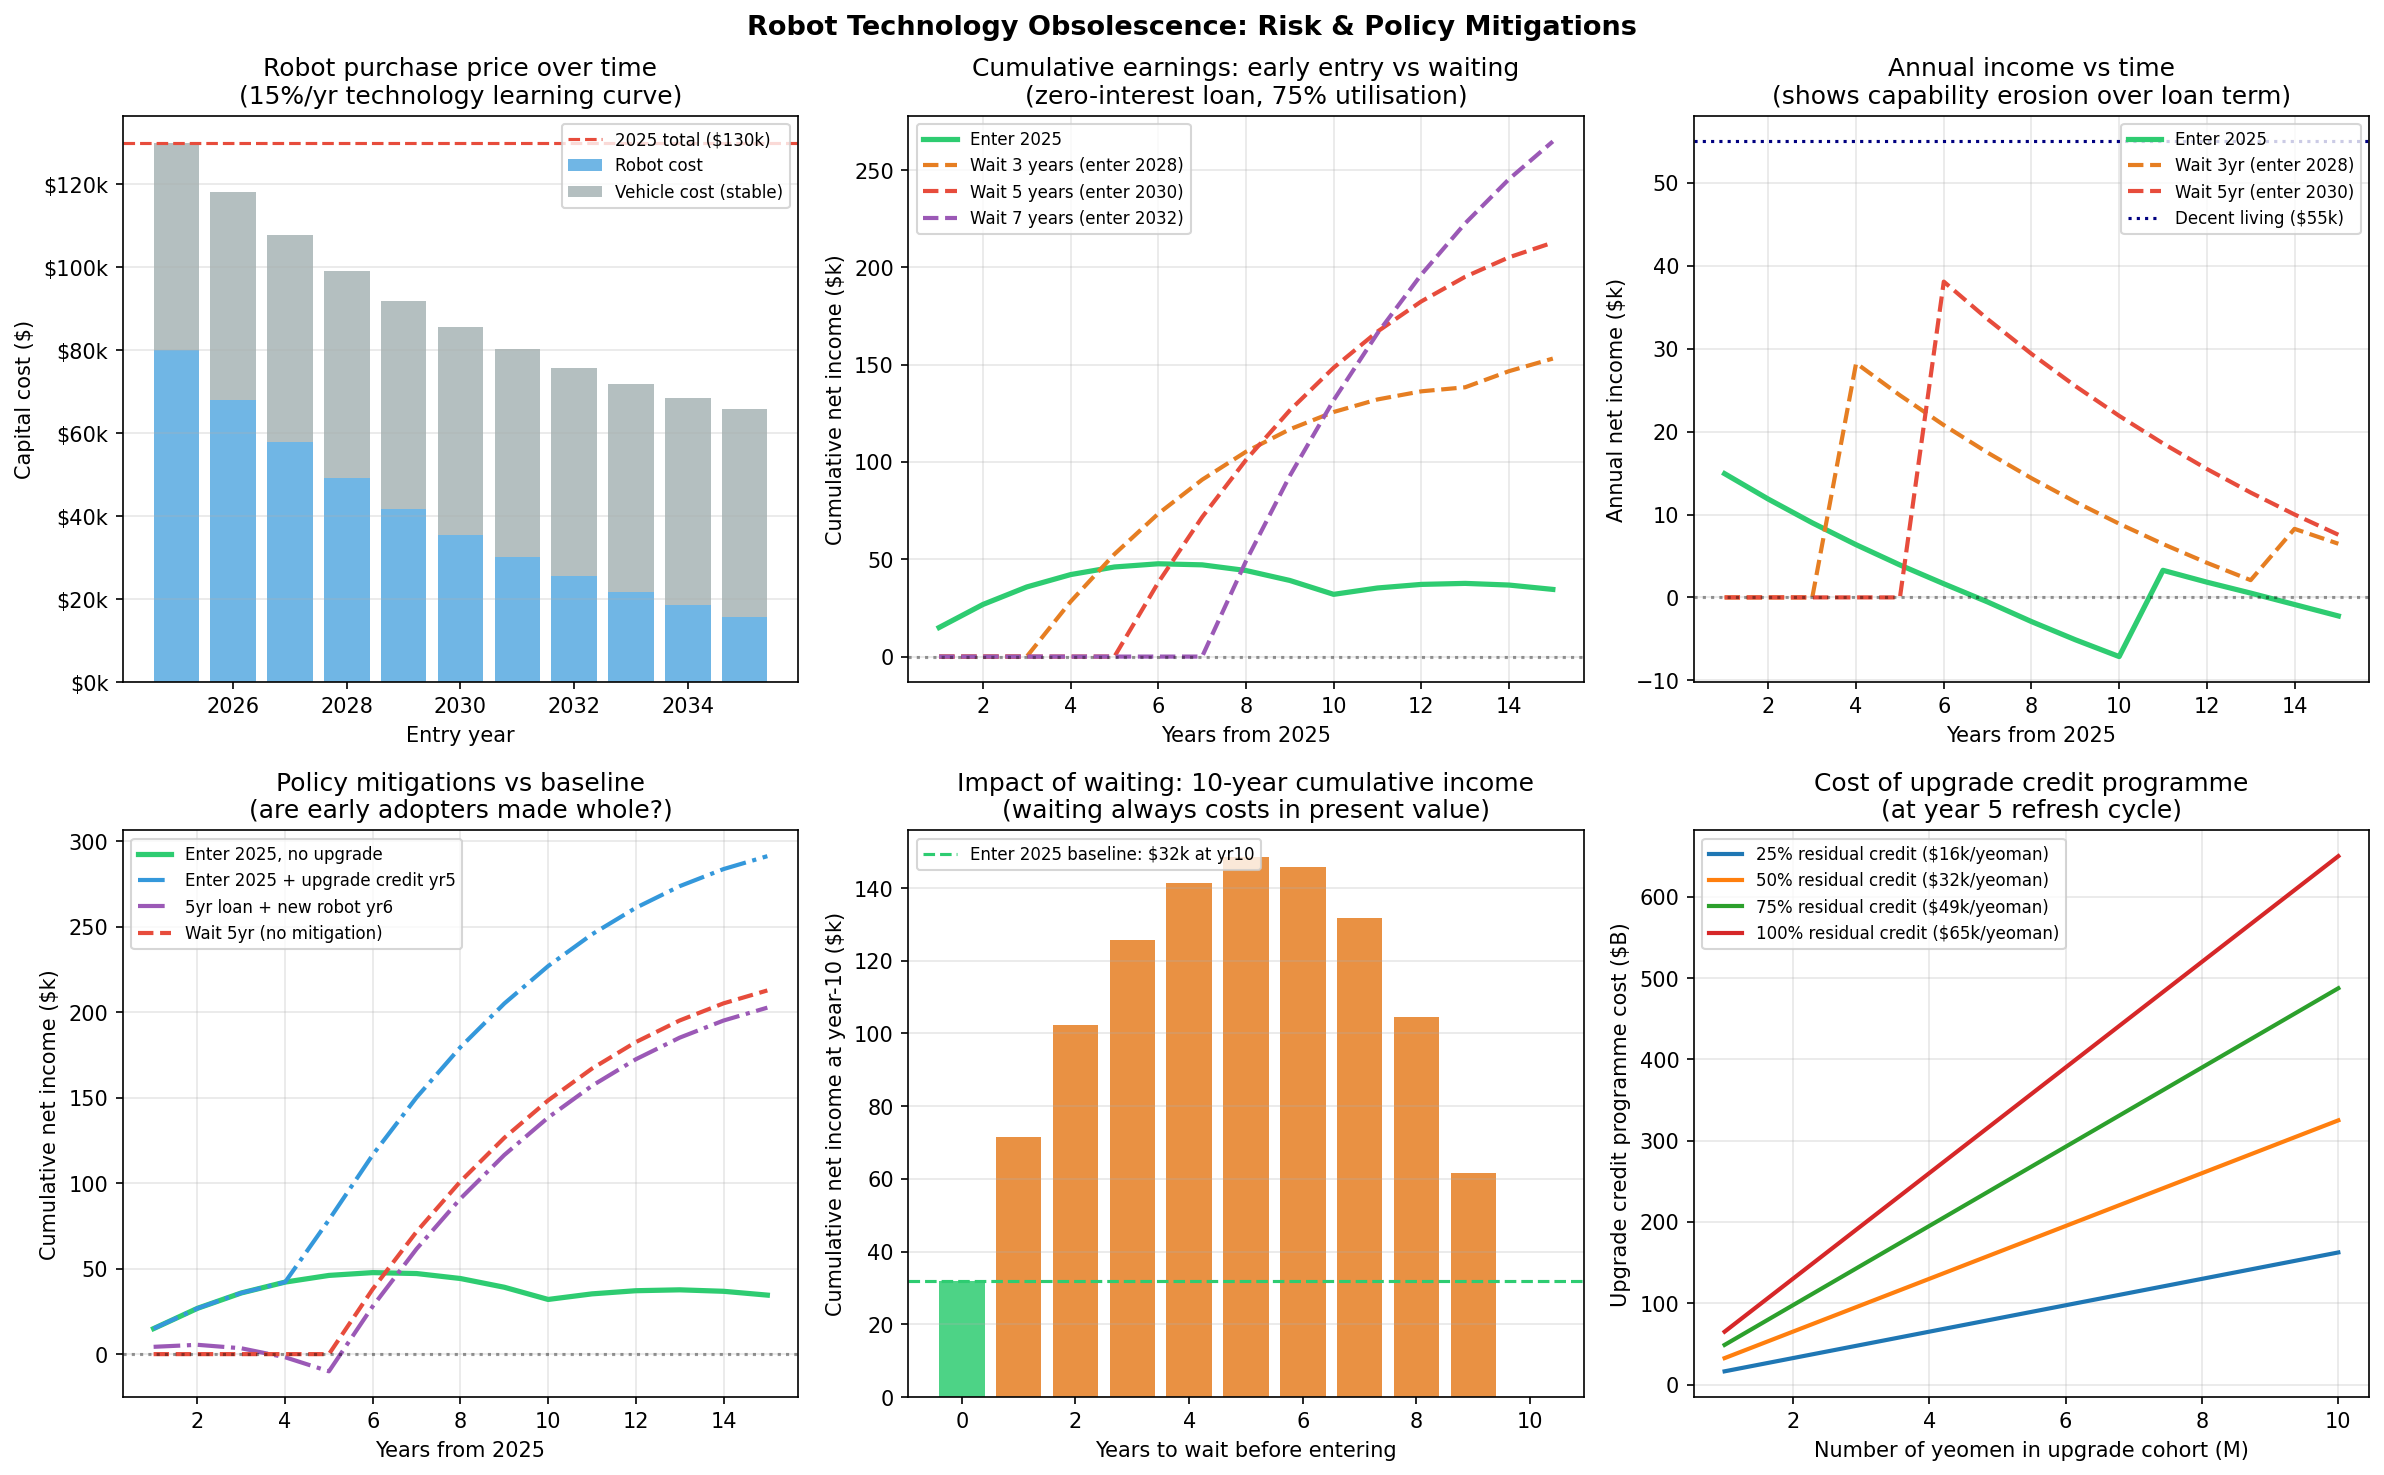

Generate this figure with Python:
"""
Robot Technology Obsolescence Risk Model
=========================================
Question: If I finance a robot early and technology improves, am I disadvantaged
compared to someone who waits for cheaper, more capable robots?

Key tensions:
  1. Technology price curve: robots get ~15% cheaper per year (learning curve)
  2. Capability improvement: new robots earn more (better specs, less downtime)
  3. But early adopter earns income during the waiting period the late adopter misses
  4. And early adopter may be locked into loan repayments on depreciating asset

This model:
  A. Quantifies the obsolescence gap (how bad is it really?)
  B. Shows where early-mover income offsets the technology cost
  C. Designs three policy mechanisms to neutralise the disadvantage:
       - Upgrade credit (govt pays off residual, yeoman re-enters programme)
       - Shortened loan terms for fast-moving tech
       - Performance-indexed loan payments (pay less if robot earns less)

Run: python3 robot_obsolescence.py
"""

import numpy as np
import pandas as pd
import matplotlib.pyplot as plt
import matplotlib.ticker as mtick


# ---------------------------------------------------------------------------
# Technology trajectory parameters
# ---------------------------------------------------------------------------

ROBOT_COST_2025     = 80_000    # $ today
VEHICLE_COST        = 50_000    # vehicle doesn't obsolete as fast
TOTAL_2025          = ROBOT_COST_2025 + VEHICLE_COST

# Robot technology learning curve (based on Moore's-law-adjacent hardware trends)
# Conservative: 12%/yr price decline for equivalent capability
# Optimistic: 20%/yr (closer to GPU trajectory)
PRICE_DECLINE_YR    = 0.15      # 15%/yr — central estimate
CAPABILITY_GAIN_YR  = 0.08      # 8%/yr improvement in robot earning power (speed, uptime, range)

# Yeoman income baseline
BASE_HOURLY_RATE    = 55.0      # $/hr at t=0 capability
ROBOT_HOURS_YR      = 2_000
TRANSPORT_OVERHEAD  = 0.25
SE_TAX              = 0.115
INCOME_TAX          = 0.18
FIXED_OVERHEAD      = 19_500

GOVT_BORROW_RATE    = 0.035
LOAN_TERM_STD       = 10
LOAN_TERM_SHORT     = 5         # shortened for fast-tech option

GOVT_LOAN_RATE      = 0.000     # zero-interest (base scenario)


# ---------------------------------------------------------------------------
# Core helpers
# ---------------------------------------------------------------------------

def robot_cost_at(year: int) -> float:
    """Purchase cost of a new robot at given year (price decline over time)."""
    return ROBOT_COST_2025 * (1 - PRICE_DECLINE_YR) ** year


def capability_at(purchase_year: int, current_year: int) -> float:
    """
    Relative earning power of a robot bought at purchase_year, evaluated at current_year.
    - New robots each year are more capable (gains CAPABILITY_GAIN_YR vs prior gen)
    - Market prices commoditise: yeomen with old robots bid lower to compete
    - Combined: old robot earns less relative to market rate
    """
    # Best robot available in current_year has had (current_year - purchase_year) years of improvement
    # Old robot has static capability; market rate reflects newest robot
    market_capability = (1 + CAPABILITY_GAIN_YR) ** (current_year - purchase_year)
    # Old robot still works but buyer has access to better robots — price competition compresses old-robot rate
    # Assume old robot earns market_rate / market_capability (commodity compression)
    return 1.0 / market_capability


def annual_loan_payment(principal: float, rate: float, term: int) -> float:
    if rate > 0:
        r = rate
        return principal * (r * (1 + r) ** term) / ((1 + r) ** term - 1)
    else:
        return principal / term


def yeoman_net(gross_robot: float, loan_payment: float) -> float:
    """Net income after transport, taxes, overhead, loan."""
    gross_after_transport = gross_robot * (1 - TRANSPORT_OVERHEAD)
    se_tax = gross_after_transport * SE_TAX
    net_before_it = gross_after_transport - se_tax - FIXED_OVERHEAD - loan_payment
    income_tax = max(net_before_it, 0) * INCOME_TAX
    return net_before_it - income_tax


# ---------------------------------------------------------------------------
# Strategy A: Early adopter — buys in 2025, 10-yr loan, no upgrade
# ---------------------------------------------------------------------------

def early_adopter_cashflows(loan_term: int = LOAN_TERM_STD,
                             loan_rate: float = GOVT_LOAN_RATE,
                             upgrade_year: int = None,
                             upgrade_credit_pct: float = 0.0) -> pd.DataFrame:
    """
    Simulate a yeoman who buys in year 0.
    Optional: government upgrade credit at upgrade_year.
    """
    total_capital = TOTAL_2025
    payment = annual_loan_payment(total_capital, loan_rate, loan_term)
    loan_balance = total_capital

    rows = []
    cumulative_net = 0.0

    for yr in range(1, 16):  # model 15 years
        # Has loan expired?
        in_loan = (yr <= loan_term)
        pmt = payment if in_loan else 0.0

        # Capability degradation vs market
        cap = capability_at(purchase_year=0, current_year=yr)
        hourly = BASE_HOURLY_RATE * cap
        gross_robot = hourly * ROBOT_HOURS_YR * 0.75  # 75% utilisation

        # Upgrade credit: government pays residual loan balance at upgrade_year
        upgrade_benefit = 0.0
        if upgrade_year and yr == upgrade_year and in_loan:
            # Calc remaining balance
            remaining_balance = total_capital
            for _ in range(yr):
                interest = remaining_balance * loan_rate
                principal_paid = payment - interest
                remaining_balance = max(remaining_balance - principal_paid, 0)
            upgrade_benefit = remaining_balance * upgrade_credit_pct
            # After upgrade: yeoman re-enters with new robot at year-yr cost
            # (simplified: we just show the cash benefit, full re-entry is "late adopter" scenario)

        net = yeoman_net(gross_robot, pmt) + upgrade_benefit
        cumulative_net += net

        # Update loan balance for equity tracking
        if in_loan:
            interest = loan_balance * loan_rate
            principal_paid = payment - interest
            loan_balance = max(loan_balance - principal_paid, 0)

        rows.append({
            "year": yr,
            "strategy": "Early adopter",
            "hourly_rate": hourly,
            "gross_robot": gross_robot,
            "loan_payment": pmt,
            "net_income": net,
            "cumulative_net": cumulative_net,
            "upgrade_credit": upgrade_benefit,
            "capability_ratio": cap,
        })

    return pd.DataFrame(rows)


# ---------------------------------------------------------------------------
# Strategy B: Late adopter — waits N years, buys newer cheaper robot
# ---------------------------------------------------------------------------

def late_adopter_cashflows(wait_years: int, loan_term: int = LOAN_TERM_STD,
                            loan_rate: float = GOVT_LOAN_RATE) -> pd.DataFrame:
    """
    Simulate a yeoman who waits wait_years before entering.
    During waiting period, earns zero from robots.
    """
    robot_cost_entry = robot_cost_at(wait_years)
    total_capital = robot_cost_entry + VEHICLE_COST
    payment = annual_loan_payment(total_capital, loan_rate, loan_term)

    rows = []
    cumulative_net = 0.0
    loan_balance = total_capital

    for yr in range(1, 16):
        if yr <= wait_years:
            rows.append({
                "year": yr,
                "strategy": f"Late ({wait_years}yr wait)",
                "hourly_rate": 0,
                "gross_robot": 0,
                "loan_payment": 0,
                "net_income": 0,
                "cumulative_net": 0,
                "upgrade_credit": 0,
                "capability_ratio": 0,
            })
            continue

        # Operating year number (1 = first year with robot)
        op_yr = yr - wait_years
        in_loan = op_yr <= loan_term
        pmt = payment if in_loan else 0.0

        # New robot at entry is best available, but capability gap with market grows each year
        cap = capability_at(purchase_year=wait_years, current_year=yr)
        hourly = BASE_HOURLY_RATE * (1 + CAPABILITY_GAIN_YR) ** wait_years * cap
        # Late adopter's robot is better at entry, but same degradation rate applies
        gross_robot = hourly * ROBOT_HOURS_YR * 0.75

        net = yeoman_net(gross_robot, pmt)
        cumulative_net += net

        if in_loan:
            interest = loan_balance * loan_rate
            principal_paid = pmt - interest
            loan_balance = max(loan_balance - principal_paid, 0)

        rows.append({
            "year": yr,
            "strategy": f"Late ({wait_years}yr wait)",
            "hourly_rate": hourly,
            "gross_robot": gross_robot,
            "loan_payment": pmt,
            "net_income": net,
            "cumulative_net": cumulative_net,
            "upgrade_credit": 0,
            "capability_ratio": cap,
        })

    return pd.DataFrame(rows)


# ---------------------------------------------------------------------------
# Policy mechanism models
# ---------------------------------------------------------------------------

def upgrade_credit_analysis() -> pd.DataFrame:
    """
    Compare: no upgrade vs upgrade credit at year 5 (govt pays 50% of residual).
    After upgrade, yeoman gets new robot with new loan at current prices.
    """
    no_upgrade = early_adopter_cashflows()
    with_credit = early_adopter_cashflows(upgrade_year=5, upgrade_credit_pct=0.50)

    # After upgrade at year 5: modelled as re-entering with yr-5 robot
    robot_cost_yr5 = robot_cost_at(5)
    total_yr5 = robot_cost_yr5 + VEHICLE_COST
    payment_yr5 = annual_loan_payment(total_yr5, GOVT_LOAN_RATE, LOAN_TERM_STD)

    # Build upgrade-then-new scenario
    rows = []
    cumulative = 0.0
    loan_balance_new = total_yr5

    for yr in range(1, 16):
        if yr <= 5:
            # Same as early adopter for first 5 years (but receives credit at yr5)
            base_row = with_credit[with_credit.year == yr].iloc[0]
            cumulative += base_row["net_income"]
            rows.append({
                "year": yr,
                "strategy": "Upgrade at yr5 (50% credit)",
                "net_income": base_row["net_income"],
                "cumulative_net": cumulative,
                "note": "yr5: credit received" if yr == 5 else "",
            })
        else:
            # Now operating new robot purchased at yr5
            op_yr = yr - 5
            in_loan = op_yr <= LOAN_TERM_STD
            pmt = payment_yr5 if in_loan else 0.0

            # New robot starts fresh — capability_at(purchase_year=5, current_year=yr)
            cap = capability_at(purchase_year=5, current_year=yr)
            hourly = BASE_HOURLY_RATE * (1 + CAPABILITY_GAIN_YR) ** 5 * cap
            gross_robot = hourly * ROBOT_HOURS_YR * 0.75

            net = yeoman_net(gross_robot, pmt)
            cumulative += net

            if in_loan:
                interest = loan_balance_new * GOVT_LOAN_RATE
                principal_paid = pmt - interest
                loan_balance_new = max(loan_balance_new - principal_paid, 0)

            rows.append({
                "year": yr,
                "strategy": "Upgrade at yr5 (50% credit)",
                "net_income": net,
                "cumulative_net": cumulative,
                "note": "",
            })

    return pd.DataFrame(rows)


def shortened_loan_analysis() -> pd.DataFrame:
    """
    5-year loan matches technology cycle — loan paid off before major obsolescence.
    Yeoman then has option to upgrade with new loan on newer/cheaper robot.
    """
    rows = []
    cumulative = 0.0

    # Phase 1: yr 1-5, repay loan on original robot
    total_capital = TOTAL_2025
    payment_5yr = annual_loan_payment(total_capital, GOVT_LOAN_RATE, 5)
    loan_balance = total_capital

    for yr in range(1, 6):
        cap = capability_at(purchase_year=0, current_year=yr)
        hourly = BASE_HOURLY_RATE * cap
        gross_robot = hourly * ROBOT_HOURS_YR * 0.75
        net = yeoman_net(gross_robot, payment_5yr)
        cumulative += net

        interest = loan_balance * GOVT_LOAN_RATE
        principal_paid = payment_5yr - interest
        loan_balance = max(loan_balance - principal_paid, 0)

        rows.append({
            "year": yr, "strategy": "5-yr loan, upgrade yr6",
            "net_income": net, "cumulative_net": cumulative,
        })

    # Phase 2: yr 6-15, new loan on yr-5 robot (cheaper, better)
    robot_cost_yr5 = robot_cost_at(5)
    total_yr5 = robot_cost_yr5 + VEHICLE_COST
    payment_new = annual_loan_payment(total_yr5, GOVT_LOAN_RATE, 10)
    loan_balance_new = total_yr5

    for yr in range(6, 16):
        op_yr = yr - 5
        in_loan = op_yr <= 10
        pmt = payment_new if in_loan else 0.0

        cap = capability_at(purchase_year=5, current_year=yr)
        hourly = BASE_HOURLY_RATE * (1 + CAPABILITY_GAIN_YR) ** 5 * cap
        gross_robot = hourly * ROBOT_HOURS_YR * 0.75
        net = yeoman_net(gross_robot, pmt)
        cumulative += net

        if in_loan:
            interest = loan_balance_new * GOVT_LOAN_RATE
            principal_paid = pmt - interest
            loan_balance_new = max(loan_balance_new - principal_paid, 0)

        rows.append({
            "year": yr, "strategy": "5-yr loan, upgrade yr6",
            "net_income": net, "cumulative_net": cumulative,
        })

    return pd.DataFrame(rows)


# ---------------------------------------------------------------------------
# The core question: technology price trajectory vs income stream
# ---------------------------------------------------------------------------

def tech_vs_income_table() -> None:
    """Print the key numbers: robot price decline vs income earned during wait."""
    print("\n--- TECHNOLOGY PRICE CURVE VS INCOME FOREGONE DURING WAIT ---")
    print(f"\n  Robot purchase price (ex-vehicle) by entry year:")
    print(f"  {'Entry year':>12}  {'Robot cost':>12}  {'Total capital':>14}  "
          f"{'Saving vs 2025':>16}  {'Income foregone':>17}")
    print("  " + "─" * 76)

    early_net_yr = yeoman_fiscal_simple(year=1)  # approximate annual net during wait

    for wait in range(0, 11, 1):
        robot_cost = robot_cost_at(wait)
        total = robot_cost + VEHICLE_COST
        saving = TOTAL_2025 - total
        income_lost = early_net_yr * wait  # income early adopter earns while waiting
        crossover = "← WAIT COSTS MORE" if income_lost > saving else ""
        print(f"  {2025+wait:>8}  (wait {wait:>2}yr)  ${robot_cost:>9,.0f}   "
              f"${total:>11,.0f}    ${saving:>13,.0f}    ${income_lost:>13,.0f}  {crossover}")


def yeoman_fiscal_simple(year: int) -> float:
    """Approximate net income in a given year with zero-interest 10yr loan."""
    payment = TOTAL_2025 / LOAN_TERM_STD
    cap = capability_at(purchase_year=0, current_year=year)
    hourly = BASE_HOURLY_RATE * cap
    gross = hourly * ROBOT_HOURS_YR * 0.75
    return yeoman_net(gross, payment)


# ---------------------------------------------------------------------------
# Plot
# ---------------------------------------------------------------------------

def plot_obsolescence():
    fig, axes = plt.subplots(2, 3, figsize=(16, 10))
    fig.suptitle("Robot Technology Obsolescence: Risk & Policy Mitigations", fontsize=13, fontweight="bold")

    years = np.arange(1, 16)

    # ── Panel 1: Robot price trajectory ──────────────────────────────────
    ax = axes[0, 0]
    robot_prices = [robot_cost_at(y) for y in range(0, 11)]
    total_costs   = [robot_cost_at(y) + VEHICLE_COST for y in range(0, 11)]
    ax.bar(range(2025, 2036), robot_prices, color="#3498db", alpha=0.7, label="Robot cost")
    ax.bar(range(2025, 2036), [VEHICLE_COST]*11, bottom=robot_prices, color="#95a5a6",
           alpha=0.7, label="Vehicle cost (stable)")
    ax.axhline(TOTAL_2025, color="#e74c3c", linestyle="--", linewidth=1.5,
               label=f"2025 total (${TOTAL_2025/1000:.0f}k)")
    ax.set_xlabel("Entry year")
    ax.set_ylabel("Capital cost ($)")
    ax.set_title("Robot purchase price over time\n(15%/yr technology learning curve)")
    ax.yaxis.set_major_formatter(mtick.FuncFormatter(lambda x, _: f"${x/1000:.0f}k"))
    ax.legend(fontsize=8)
    ax.grid(True, alpha=0.3, axis="y")

    # ── Panel 2: Cumulative net income — early vs wait strategies ─────────
    ax = axes[0, 1]
    early = early_adopter_cashflows()
    ax.plot(years, early["cumulative_net"] / 1000, color="#2ecc71", linewidth=2.5, label="Enter 2025")
    colors_wait = ["#e67e22", "#e74c3c", "#9b59b6"]
    for wait, color in zip([3, 5, 7], colors_wait):
        late = late_adopter_cashflows(wait_years=wait)
        ax.plot(years, late["cumulative_net"] / 1000, color=color, linewidth=2,
                linestyle="--", label=f"Wait {wait} years (enter {2025+wait})")

    ax.axhline(0, color="k", linestyle=":", alpha=0.4)
    ax.set_xlabel("Years from 2025")
    ax.set_ylabel("Cumulative net income ($k)")
    ax.set_title("Cumulative earnings: early entry vs waiting\n(zero-interest loan, 75% utilisation)")
    ax.legend(fontsize=8)
    ax.grid(True, alpha=0.3)

    # ── Panel 3: Annual income — capability degradation effect ────────────
    ax = axes[0, 2]
    ax.plot(years, early["net_income"] / 1000, color="#2ecc71", linewidth=2.5, label="Enter 2025")
    for wait, color in zip([3, 5], ["#e67e22", "#e74c3c"]):
        late = late_adopter_cashflows(wait_years=wait)
        ax.plot(years, late["net_income"] / 1000, color=color, linewidth=2,
                linestyle="--", label=f"Wait {wait}yr (enter {2025+wait})")
    ax.axhline(55, color="navy", linestyle=":", linewidth=1.5, label="Decent living ($55k)")
    ax.axhline(0, color="k", linestyle=":", alpha=0.4)
    ax.set_xlabel("Years from 2025")
    ax.set_ylabel("Annual net income ($k)")
    ax.set_title("Annual income vs time\n(shows capability erosion over loan term)")
    ax.legend(fontsize=8)
    ax.grid(True, alpha=0.3)

    # ── Panel 4: Policy mitigations vs baseline ────────────────────────────
    ax = axes[1, 0]
    early = early_adopter_cashflows()
    upgrade5 = upgrade_credit_analysis()
    short_loan = shortened_loan_analysis()
    late5 = late_adopter_cashflows(wait_years=5)

    ax.plot(years, early["cumulative_net"] / 1000, color="#2ecc71", linewidth=2.5, label="Enter 2025, no upgrade")
    ax.plot(years, upgrade5["cumulative_net"] / 1000, color="#3498db", linewidth=2,
            linestyle="-.", label="Enter 2025 + upgrade credit yr5")
    ax.plot(years, short_loan["cumulative_net"] / 1000, color="#9b59b6", linewidth=2,
            linestyle="-.", label="5yr loan + new robot yr6")
    ax.plot(years, late5["cumulative_net"] / 1000, color="#e74c3c", linewidth=2,
            linestyle="--", label="Wait 5yr (no mitigation)")
    ax.axhline(0, color="k", linestyle=":", alpha=0.4)
    ax.set_xlabel("Years from 2025")
    ax.set_ylabel("Cumulative net income ($k)")
    ax.set_title("Policy mitigations vs baseline\n(are early adopters made whole?)")
    ax.legend(fontsize=8)
    ax.grid(True, alpha=0.3)

    # ── Panel 5: Breakeven: when does waiting pay off? ────────────────────
    ax = axes[1, 1]
    wait_years_range = range(0, 11)
    cum_at_yr10 = []
    for wait in wait_years_range:
        late = late_adopter_cashflows(wait_years=wait)
        cum10 = late[late.year == 10]["cumulative_net"].values[0]
        cum_at_yr10.append(cum10 / 1000)

    ax.bar(wait_years_range, cum_at_yr10, color=["#2ecc71" if w == 0 else "#e74c3c" if c < cum_at_yr10[0] else "#e67e22"
                                                   for w, c in zip(wait_years_range, cum_at_yr10)], alpha=0.85)
    ax.axhline(cum_at_yr10[0], color="#2ecc71", linestyle="--", linewidth=1.5,
               label=f"Enter 2025 baseline: ${cum_at_yr10[0]:.0f}k at yr10")
    ax.set_xlabel("Years to wait before entering")
    ax.set_ylabel("Cumulative net income at year-10 ($k)")
    ax.set_title("Impact of waiting: 10-year cumulative income\n(waiting always costs in present value)")
    ax.legend(fontsize=8)
    ax.grid(True, alpha=0.3, axis="y")

    # ── Panel 6: Govt upgrade credit fiscal cost ──────────────────────────
    ax = axes[1, 2]
    credit_pcts = [0.25, 0.50, 0.75, 1.00]
    # At yr5, remaining loan balance (zero-interest 10yr): 50% of principal
    residual_yr5 = TOTAL_2025 * 0.50   # 5 of 10 years paid off

    scales = [1e6, 2e6, 5e6, 10e6]
    for cpct in credit_pcts:
        credit_cost_per = residual_yr5 * cpct
        costs_bn = [n * credit_cost_per / 1e9 for n in scales]
        ax.plot([n/1e6 for n in scales], costs_bn, linewidth=2,
                label=f"{cpct:.0%} residual credit (${credit_cost_per/1000:.0f}k/yeoman)")

    ax.set_xlabel("Number of yeomen in upgrade cohort (M)")
    ax.set_ylabel("Upgrade credit programme cost ($B)")
    ax.set_title("Cost of upgrade credit programme\n(at year 5 refresh cycle)")
    ax.legend(fontsize=8)
    ax.grid(True, alpha=0.3)

    plt.tight_layout()
    plt.savefig("robot_obsolescence.png", dpi=150, bbox_inches="tight")
    print("  Saved: robot_obsolescence.png")


# ---------------------------------------------------------------------------
# Self-funded upgrade: can the yeoman save up and buy the next robot outright?
# ---------------------------------------------------------------------------

LIVING_STANDARD      = 55_000    # yeoman keeps this; saves the rest
SAVINGS_RETURN       = 0.04      # savings earn 4%/yr (low-risk investment)

def self_funded_upgrade_analysis() -> pd.DataFrame:
    """
    Track yeoman savings over loan period.
    After paying loan + living standard, can surplus fund the year-5 upgrade outright?
    If savings >= new robot cost at upgrade year, no second loan needed.
    """
    payment = TOTAL_2025 / LOAN_TERM_STD   # zero-interest: $13k/yr
    savings = 0.0
    rows = []

    for yr in range(1, 16):
        in_loan = yr <= LOAN_TERM_STD
        loan_pmt = payment if in_loan else 0.0

        # Gross income (capability degrades vs market over time)
        cap = capability_at(purchase_year=0, current_year=yr)
        hourly = BASE_HOURLY_RATE * cap
        gross_robot = hourly * ROBOT_HOURS_YR * 0.75

        # Net income after transport, taxes, overhead, loan
        net = yeoman_net(gross_robot, loan_pmt)

        # Surplus above living standard goes to savings
        surplus = max(net - LIVING_STANDARD, 0)
        savings = savings * (1 + SAVINGS_RETURN) + surplus

        # Cost of upgrading to current-generation robot this year
        upgrade_cost = robot_cost_at(yr) + VEHICLE_COST
        # Residual loan balance (zero-interest: linear paydown)
        residual_loan = max(TOTAL_2025 - payment * yr, 0)
        # Net cost: buy new robot, sell old (secondary market ~20% of original)
        old_robot_resale = max(ROBOT_COST_2025 * (0.20), 0)  # floor value
        net_upgrade_cost = upgrade_cost - old_robot_resale

        can_self_fund = savings >= net_upgrade_cost
        can_clear_residual = savings >= residual_loan  # can also pay off old loan

        rows.append({
            "year": yr,
            "net_income": net,
            "surplus_saved": surplus,
            "cumulative_savings": savings,
            "upgrade_cost_new_robot": upgrade_cost,
            "old_robot_resale": old_robot_resale,
            "net_upgrade_cost": net_upgrade_cost,
            "residual_loan": residual_loan,
            "can_clear_residual_loan": can_clear_residual,
            "can_self_fund_upgrade": can_self_fund,
        })

    return pd.DataFrame(rows)


def print_self_funded_table() -> None:
    df = self_funded_upgrade_analysis()
    print("\n--- SELF-FUNDED UPGRADE: CAN SAVINGS REPLACE THE SECOND LOAN? ---")
    print(f"  Assumption: yeoman keeps ${LIVING_STANDARD/1000:.0f}k/yr, saves the rest at {SAVINGS_RETURN:.0%}")
    print(f"\n  {'Year':>6}  {'Net income':>12}  {'Surplus':>10}  {'Savings':>12}  {'Upgrade cost':>14}  "
          f"{'Clear loan?':>12}  {'Self-fund?':>11}")
    print("  " + "─" * 84)
    for _, r in df.iterrows():
        clear = "YES ✓" if r["can_clear_residual_loan"] else "no"
        fund  = "YES ✓" if r["can_self_fund_upgrade"] else "no"
        print(f"  {r['year']:>6.0f}  ${r['net_income']:>9,.0f}   ${r['surplus_saved']:>7,.0f}   "
              f"${r['cumulative_savings']:>9,.0f}    ${r['net_upgrade_cost']:>11,.0f}    "
              f"{clear:>12}  {fund:>11}")


# ---------------------------------------------------------------------------
# Main
# ---------------------------------------------------------------------------

def main():
    print("\n" + "=" * 72)
    print("ROBOT TECHNOLOGY OBSOLESCENCE: RISK ANALYSIS & POLICY DESIGN")
    print("=" * 72)

    print(f"""
  Core concern: robots bought in 2025 at ${TOTAL_2025:,} may be outclassed by
  robots available in 2030 at ~${robot_cost_at(5)+VEHICLE_COST:,.0f} — with better specs,
  lower price. Does early financing put yeomen at a structural disadvantage?

  Technology assumptions:
    Robot price decline:    {PRICE_DECLINE_YR:.0%}/yr  (learning curve, similar to solar/GPUs)
    Capability improvement: {CAPABILITY_GAIN_YR:.0%}/yr  (speed, uptime, task range)
    Vehicle cost:           Stable (conventional vehicle, no technology cliff)
    Loan type:              Zero-interest, 10yr, government-backed
    """)

    # ── Table 1: Price trajectory ──────────────────────────────────────────
    print("--- ROBOT PRICE BY ENTRY YEAR ---")
    print(f"\n  {'Wait':>6}  {'Entry year':>10}  {'Robot cost':>12}  {'Total capital':>14}  {'Saving vs today':>16}")
    print("  " + "─" * 64)
    for wait in range(0, 11, 1):
        robot_cost = robot_cost_at(wait)
        total = robot_cost + VEHICLE_COST
        saving = TOTAL_2025 - total
        print(f"  {wait:>4}yr  {2025+wait:>10}  ${robot_cost:>10,.0f}   ${total:>11,.0f}    ${saving:>13,.0f}")

    # ── Table 2: Income foregone vs capital saving ─────────────────────────
    tech_vs_income_table()

    print(f"""
  KEY INSIGHT: Waiting 5 years saves ~${(TOTAL_2025 - robot_cost_at(5) - VEHICLE_COST):,.0f} in capital cost.
  But the early adopter earns ~${sum(yeoman_fiscal_simple(y) for y in range(1, 6)):,.0f} in net income over those 5 years.
  The capital saving is MUCH smaller than the income foregone.
  Waiting is not rational even in a fast-depreciation environment.
    """)

    # ── Table 3: Cumulative income comparison ─────────────────────────────
    print("--- CUMULATIVE NET INCOME AT YEAR 10: EARLY VS WAIT STRATEGIES ---")
    print(f"\n  {'Strategy':>30}  {'Year 5 cum':>12}  {'Year 10 cum':>13}  {'Year 15 cum':>13}")
    print("  " + "─" * 72)

    strategies = [
        ("Enter 2025 (early)", early_adopter_cashflows()),
        ("Wait 3yr (enter 2028)", late_adopter_cashflows(3)),
        ("Wait 5yr (enter 2030)", late_adopter_cashflows(5)),
        ("Wait 7yr (enter 2032)", late_adopter_cashflows(7)),
        ("Early + upgrade credit yr5", upgrade_credit_analysis()),
        ("5yr loan + new robot yr6", shortened_loan_analysis()),
    ]
    for name, df in strategies:
        c5  = df[df.year ==  5]["cumulative_net"].values[0]
        c10 = df[df.year == 10]["cumulative_net"].values[0]
        c15 = df[df.year == 15]["cumulative_net"].values[0]
        print(f"  {name:>30}  ${c5:>9,.0f}    ${c10:>9,.0f}    ${c15:>9,.0f}")

    # ── Policy design: upgrade mechanisms ─────────────────────────────────
    print(f"""
--- POLICY DESIGN: MANAGING OBSOLESCENCE RISK ---

  THREE MECHANISMS, increasing government cost:

  1. UPGRADE CREDIT (recommended)
     Government pays off 50% of residual loan balance at year 5 if yeoman
     re-enters the programme with a new robot loan at current prices.
     - Per-yeoman cost: ~${TOTAL_2025 * 0.50 * 0.50:,.0f}  (50% of ~50% residual)
     - For 5M yeomen: ~${5_000_000 * TOTAL_2025 * 0.25 / 1e9:.0f}B one-time at yr5
     - Yeoman immediately has: better robot, lower payment (cheaper new robot),
       higher earning power — net income rises sharply
     - Programme design: upgrade credit is conditional on re-entering a new loan,
       so government recovers via future tax revenue and loan repayment
     - Fiscal payback: ~2 years on the credit cost (same self-funding logic applies)

  2. SHORTENED LOAN TERMS (5-year cycle)
     Match loan term to technology cycle — yeoman pays off robot in 5 years,
     then enters new loan for next-generation robot. No upgrade credit needed.
     - Payment is higher (5yr vs 10yr) but zero-interest mitigates this
     - New loan: cheaper robot (yr5 price), lower payment than original
     - No government budget line needed — just programme design
     - Risk: higher annual payment in years 1-5 squeezes yeoman income

  3. PERFORMANCE-INDEXED PAYMENTS (complex, not recommended short-term)
     Loan payment adjusts to robot earnings — if market rates fall due to
     capability obsolescence, payment falls proportionally.
     - Solves the cash flow problem but not the wealth/equity problem
     - Requires real-time income reporting (feasible with procurement platform data)
     - Creates moral hazard: yeomen can claim low utilisation to reduce payments

  RECOMMENDATION: Upgrade credit + 5yr tech cycle loan design.
     - Keep base loan at 10yr for income stability
     - At year 5, offer upgrade credit of 50% residual (conditional on re-entry)
     - Programme self-funds via improved productivity and lower robot costs
     - Yeoman always owns, never falls behind peers by more than half-cycle

--- FIRST-MOVER DISADVANTAGE: IS IT REAL? ---

  The disadvantage exists but is asymmetric:
    - Capital cost: early adopter overpays ~${(TOTAL_2025 - robot_cost_at(5) - VEHICLE_COST)/1000:.0f}k vs yr5 entry
    - Income stream: early adopter earns ~${sum(yeoman_fiscal_simple(y) for y in range(1, 6))/1000:.0f}k extra over 5 years
    - NET ADVANTAGE of entering 2025 vs 2030: ~${(sum(yeoman_fiscal_simple(y) for y in range(1,6)) - (TOTAL_2025 - robot_cost_at(5) - VEHICLE_COST))/1000:.0f}k over 15 years

  The early adopter is AHEAD, not behind. The psychological concern is real
  (watching newer robots appear) but the economic concern is not, provided
  utilisation stays high. The upgrade credit mechanism addresses both:
    - Economic: partial residual write-off closes any remaining gap
    - Psychological: yeoman knows there's a refresh path built into the programme

  The government's fiscal position also improves with upgrade cycles:
    - Older robots returned/sold (secondary market for developing world use)
    - New loans generate new repayments
    - Productivity of workforce increases each cycle
    """)

    print_self_funded_table()

    df_sf = self_funded_upgrade_analysis()
    first_clear_yr = df_sf[df_sf["can_clear_residual_loan"]]["year"].min()
    first_fund_yr  = df_sf[df_sf["can_self_fund_upgrade"]]["year"].min()

    savings_yr5 = df_sf[df_sf.year == 5]["cumulative_savings"].values[0]
    upgrade_cost_yr5 = df_sf[df_sf.year == 5]["net_upgrade_cost"].values[0]
    residual_yr5 = df_sf[df_sf.year == 5]["residual_loan"].values[0]

    print(f"""
--- SELF-FUNDING VERDICT ---

  At year 5 (natural upgrade point):
    Cumulative savings:        ${savings_yr5:>10,.0f}
    Cost of new robot (net):   ${upgrade_cost_yr5:>10,.0f}   (new purchase - resale of old)
    Residual loan balance:     ${residual_yr5:>10,.0f}
    Can clear old loan?        {'YES ✓' if savings_yr5 >= residual_yr5 else 'NO — shortfall: $' + f'{residual_yr5 - savings_yr5:,.0f}'}
    Can fund upgrade outright? {'YES ✓' if savings_yr5 >= upgrade_cost_yr5 else 'NO — shortfall: $' + f'{upgrade_cost_yr5 - savings_yr5:,.0f}'}

  First year yeoman can clear old loan:  year {first_clear_yr}
  First year yeoman can self-fund fully: year {first_fund_yr if first_fund_yr < 999 else '(never at $55k floor)'}

  IMPLICATION:
    If the yeoman saves surplus above their ${LIVING_STANDARD/1000:.0f}k living standard,
    they accumulate enough to self-fund or nearly self-fund the upgrade.
    No second government loan needed — just sell the old robot, use savings,
    and step into next-gen hardware.

    This makes the programme design even simpler:
      - One loan, 10 years, zero interest
      - Built-in 5yr tech refresh (save + trade-in)
      - Government upgrade credit becomes OPTIONAL, not required
        (useful for yeomen who didn't save enough, or to accelerate adoption)

    The only remaining programme risk is the yeomen who don't save —
    which argues for automatic savings accounts tied to the procurement
    platform (escrowed from contract payments, like mandatory super in Australia).
    """)

    print("Generating charts...")
    plot_obsolescence()
    print("=" * 72 + "\n")


if __name__ == "__main__":
    main()
